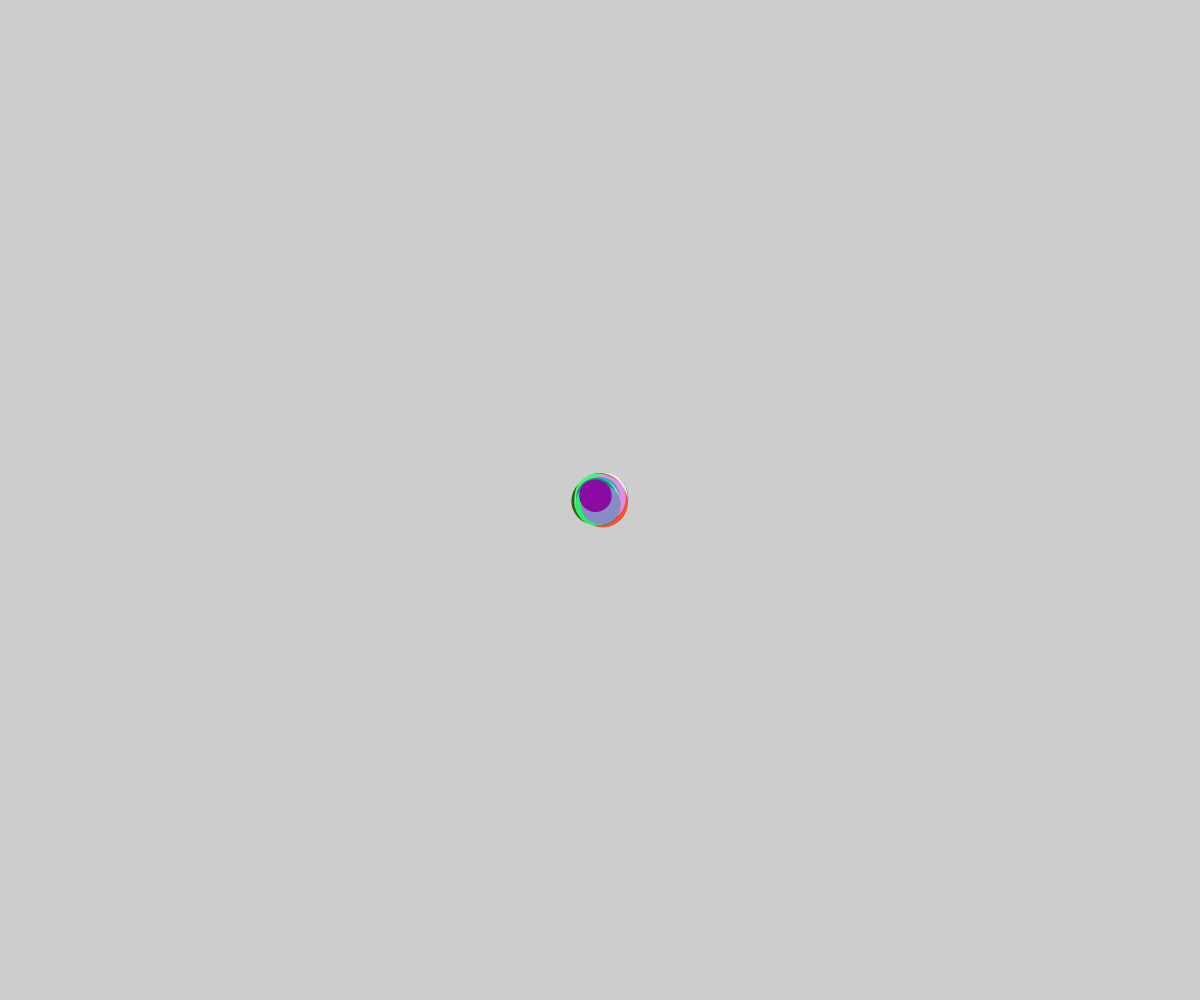
Frame 1 (no input)
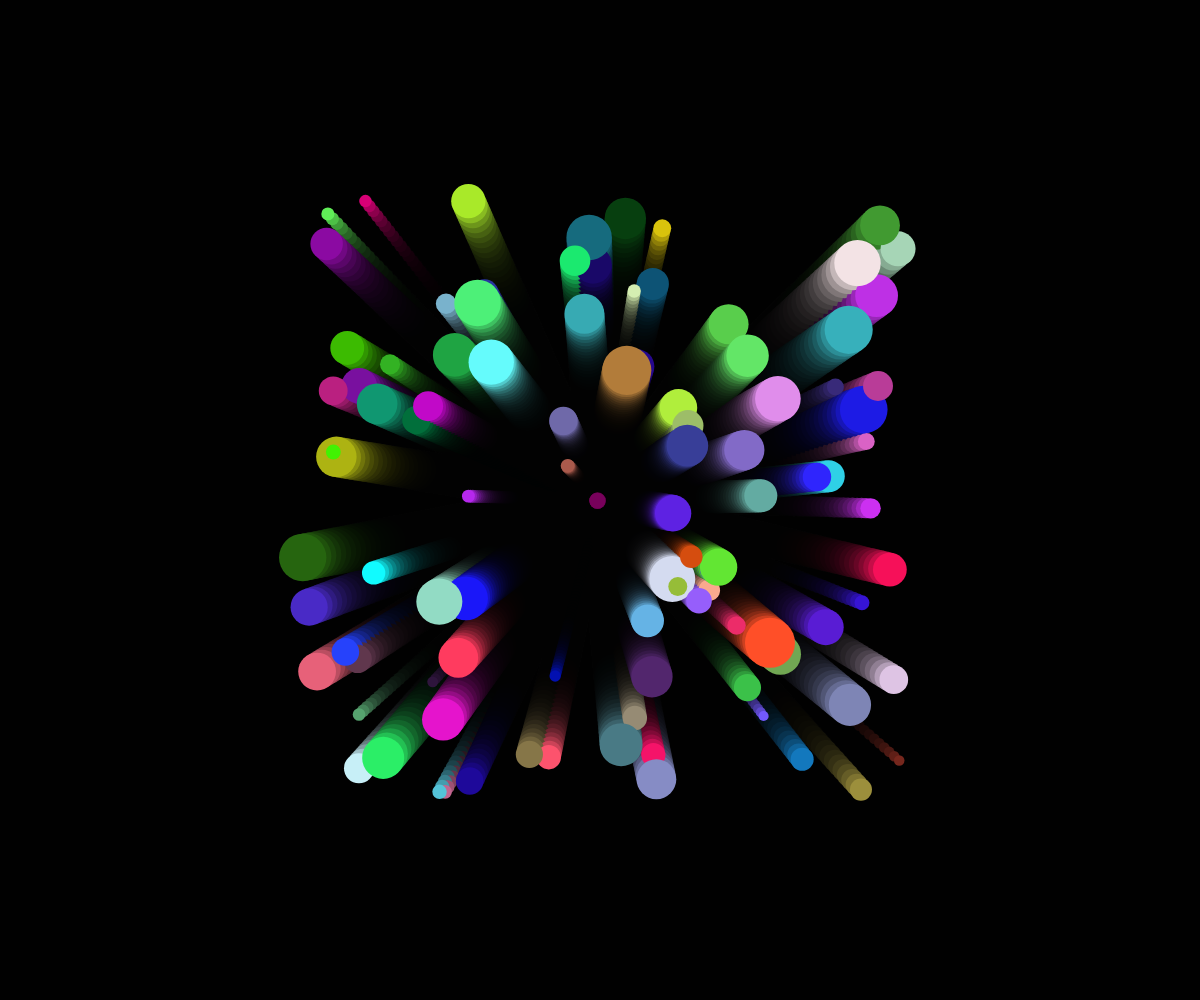
Frame 60 (no input)
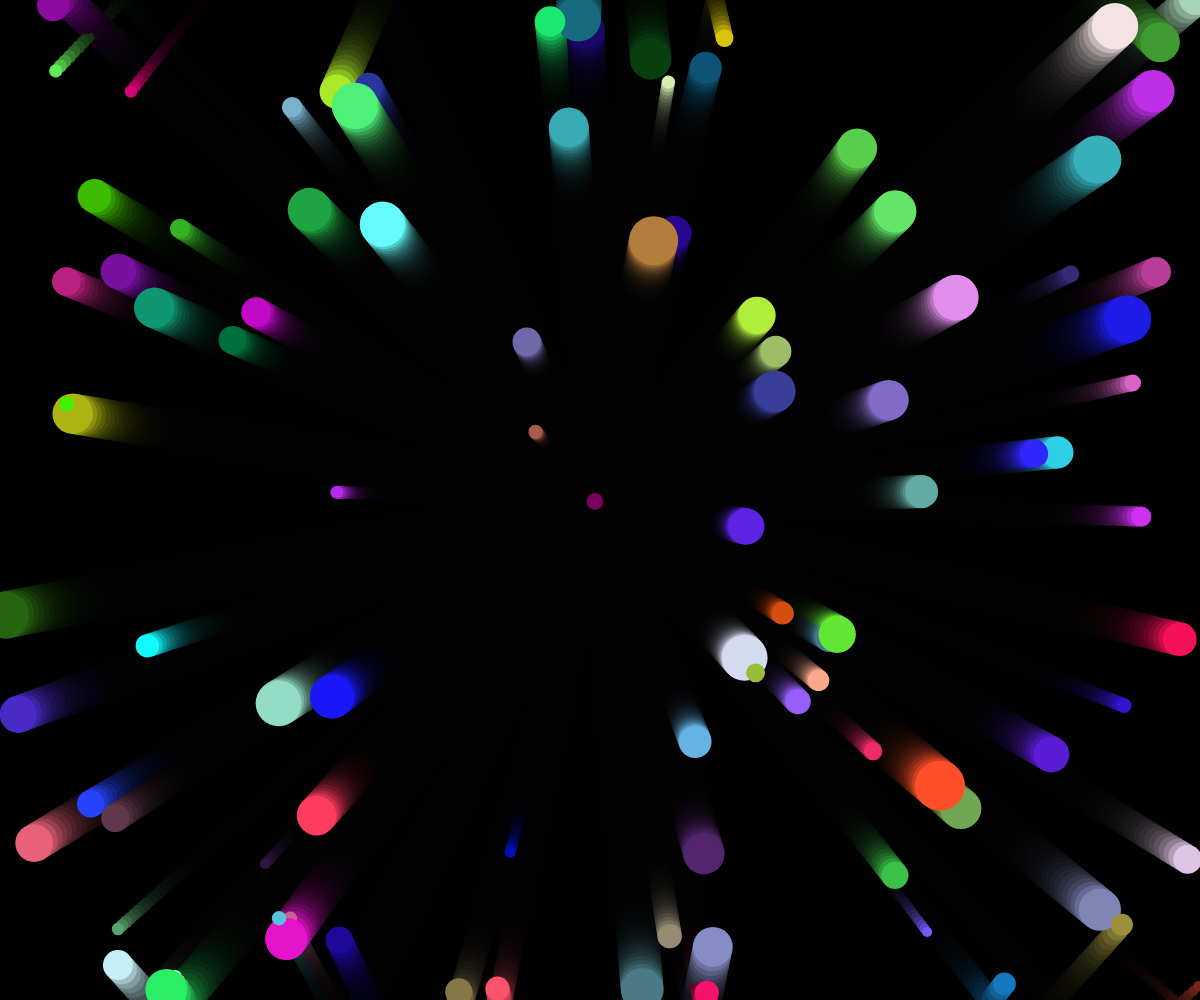
Frame 120 (the mouse pressed at the canvas centre since frame 60)

The p5.js sketch that drew these frames (run headless with seeded random() and noise() and a simulated clock; from frame 60 on, the mouse is pressed at the canvas centre):

// p5.js sketch
// ── sketch.js
let ballCount = 100;
let x = [];
let y = [];
let xSpeed = [];
let ySpeed = [];
let r = [];
let g = [];
let b = [];
let size = [];

function setup() {
  createCanvas(windowWidth, windowHeight);
  for (let i = 0; i < ballCount; i++) {
    x[i] = width / 2;
    y[i] = height / 2;
    xSpeed[i] = random(-5, 5);
    ySpeed[i] = random(-5, 5);
    size[i] = random(10, 50);
    r[i] = random(0, 256);
    g[i] = random(0, 256);
    b[i] = random(0, 256);
  }
}

function draw() {
  background(0, 50);
  for (let i = 0; i < ballCount; i++) {
    x[i] += xSpeed[i];
    y[i] += ySpeed[i];
    if (x[i] < 0 || x[i] > width) {
      xSpeed[i] *= -1;
    }
    if (y[i] < 0 || y[i] > height) {
      ySpeed[i] *= -1;
    }
    fill(r[i], g[i], b[i]);
    noStroke();
    ellipse(x[i], y[i], size[i], size[i]);
  }
}
